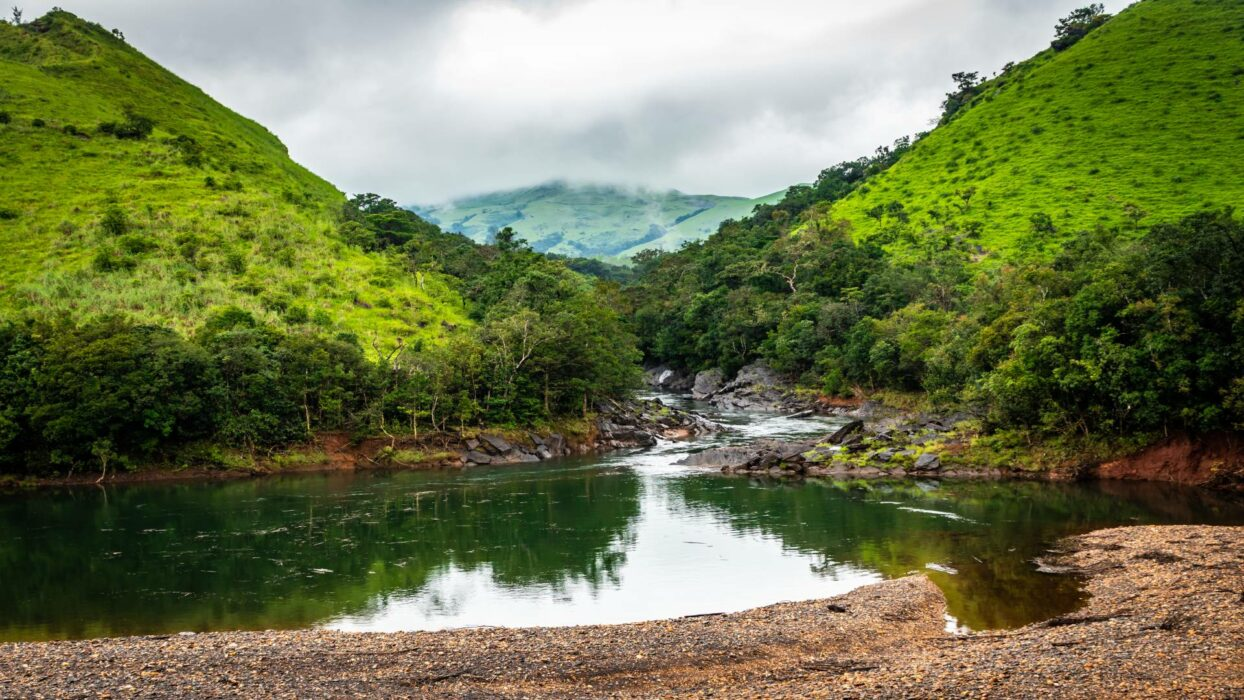
#> input picture sample-image.jpg, 1244 x 700 px
$ jupyter execute 04-gray-hsv.ipynb
#> lines starting #> are read from the running program, lines starting #| are printed output that depends on the picture
[cell 1]
import cv2
import numpy as np
import matplotlib.pyplot as plt

img = cv2.imread('sample-image.jpg')
#> img is the input picture: shape (700, 1244, 3); mean B, G, R 79.1, 118.5, 111.8

img_rgb = cv2.cvtColor(img, cv2.COLOR_BGR2RGB)

gray = cv2.cvtColor(img, cv2.COLOR_BGR2GRAY)

hsv = cv2.cvtColor(img, cv2.COLOR_BGR2HSV)
#> hsv: shape (700, 1244, 3); mean H, S, V 45, 129.8, 124.7

bgr = img.astype(float) / 255

K = 1 - np.max(bgr, axis=2)
C = (1 - bgr[..., 2] - K) / (1 - K + 1e-5)
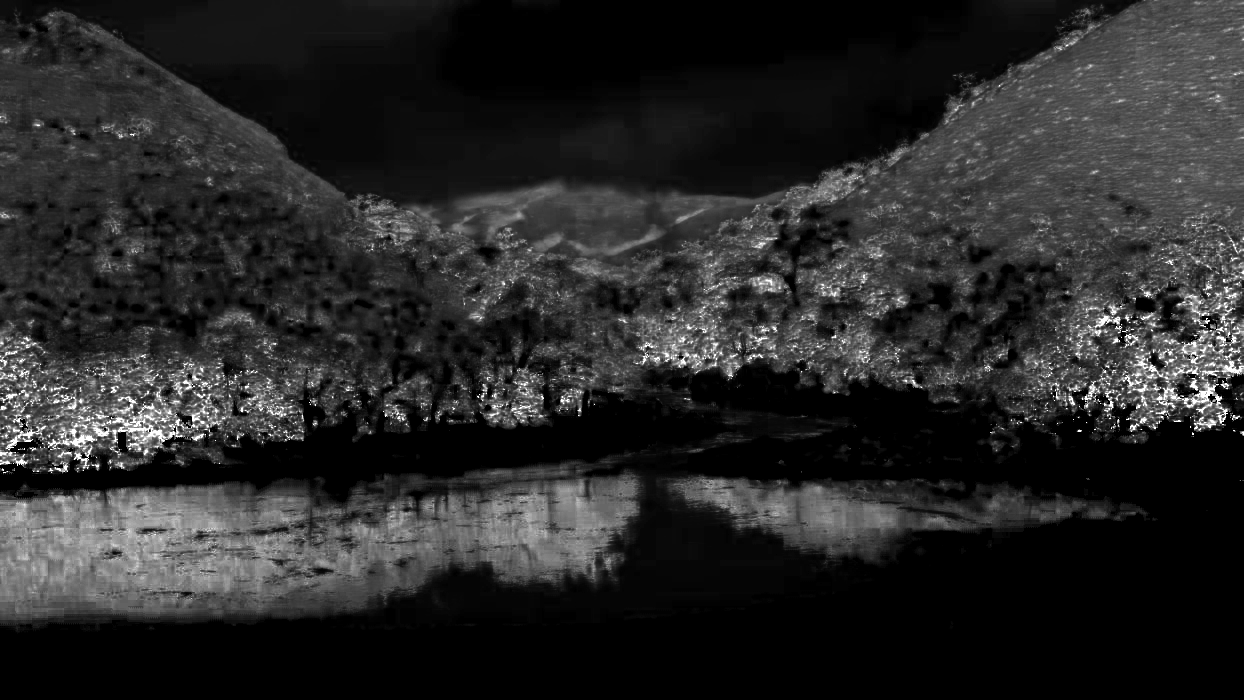
#> C: shape (700, 1244) float64; min 0, max 1, mean 0.159
M = (1 - bgr[..., 1] - K) / (1 - K + 1e-5)
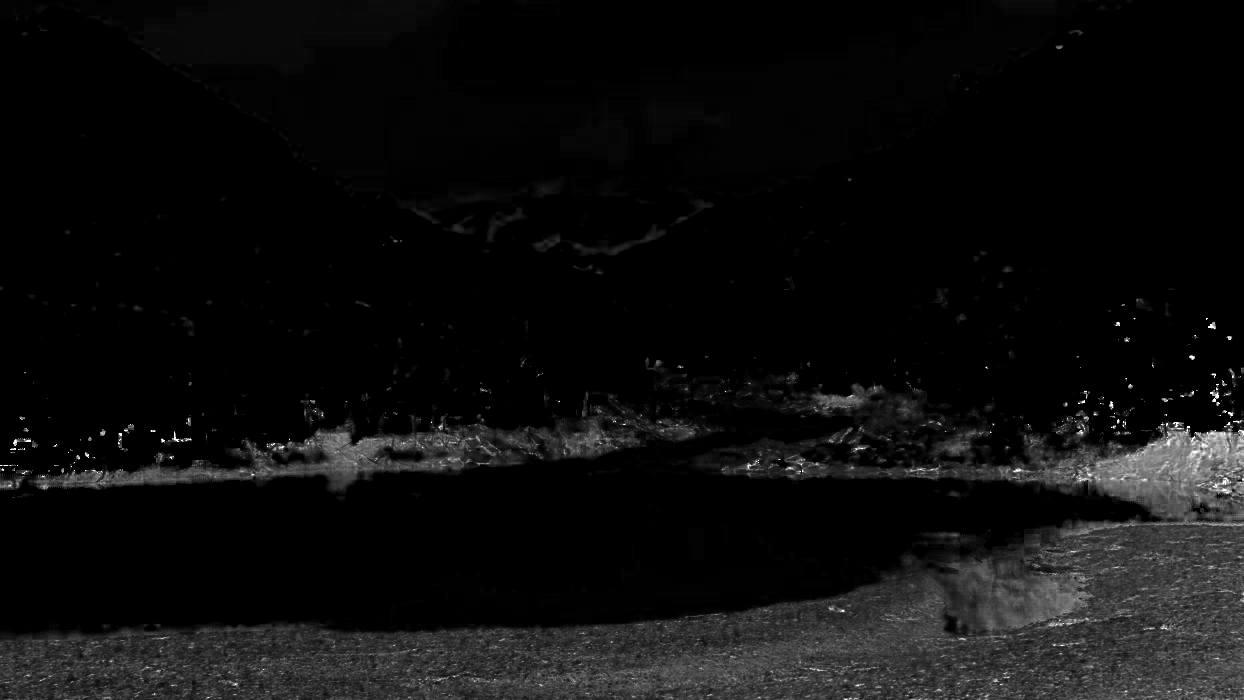
#> M: shape (700, 1244) float64; min 0, max 1, mean 0.0538
Y = (1 - bgr[..., 0] - K) / (1 - K + 1e-5)
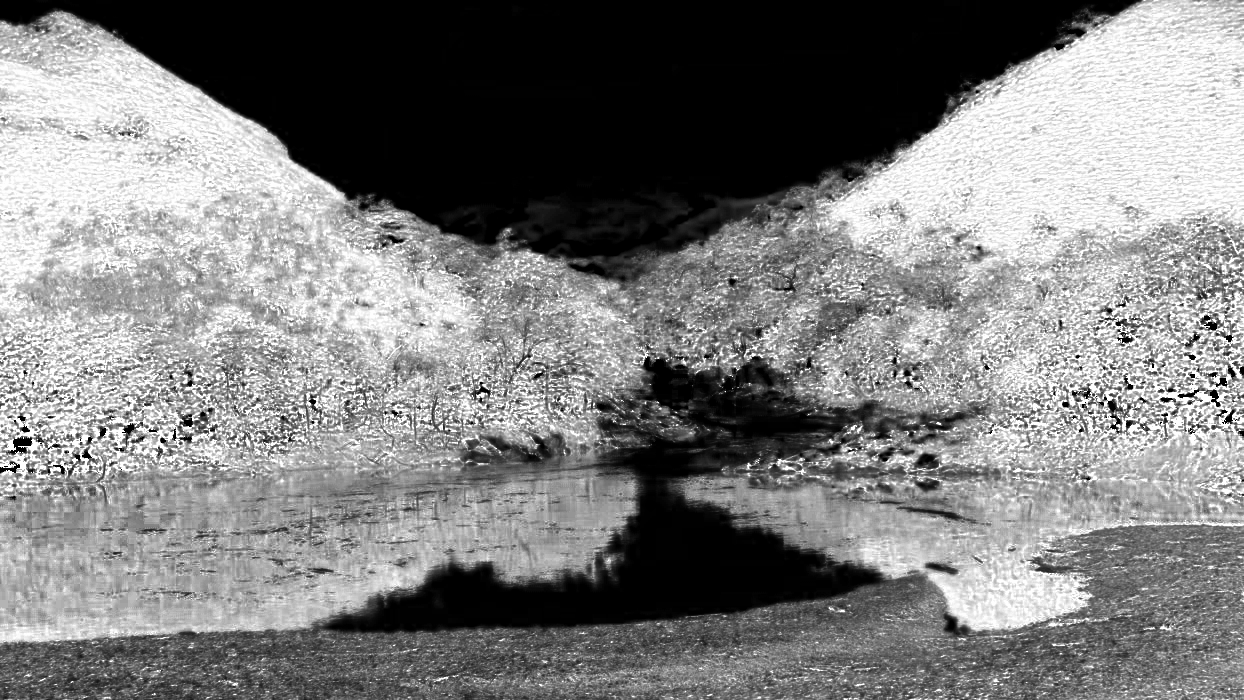
#> Y: shape (700, 1244) float64; min 0, max 1, mean 0.493
CMYK = np.stack((C, M, Y, K), axis=-1)
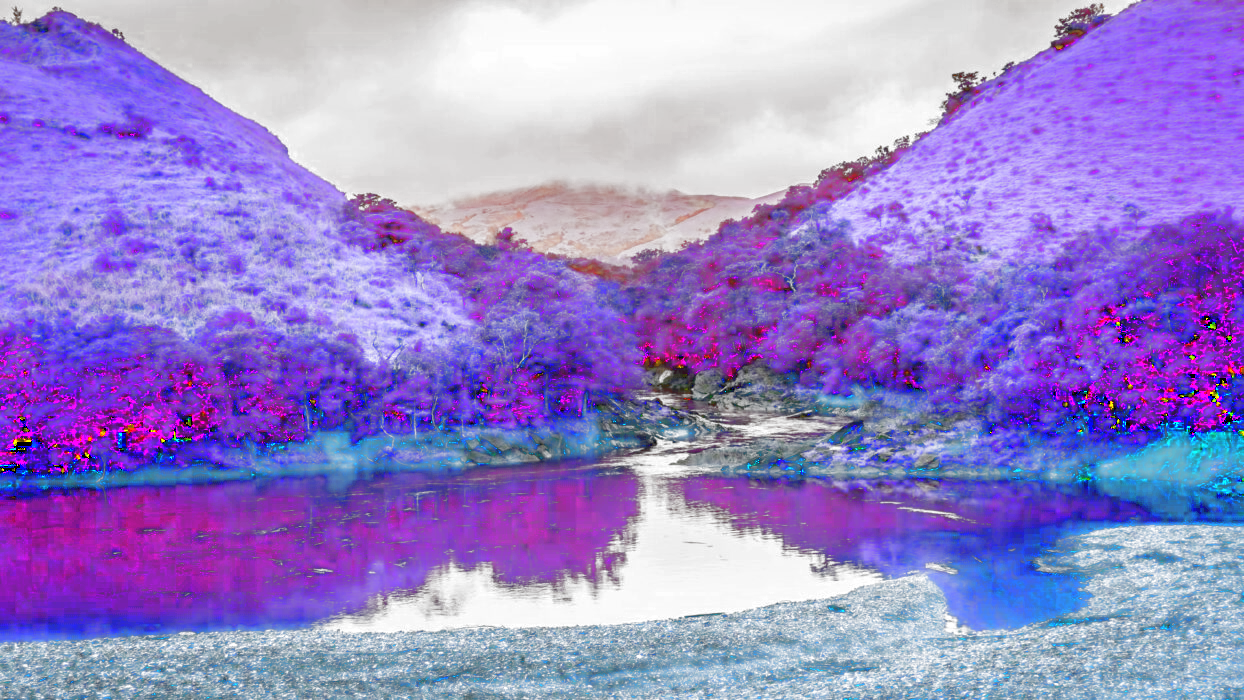
#> CMYK: shape (700, 1244, 4) float64; mean R, G, B, A 0.159, 0.0538, 0.493, 0.511; transparent parts drawn white

titles = ["original image", 'RGB', 'Grayscale', 'HSV', 'CMY (approx)']
images = [img, img_rgb, gray, cv2.cvtColor(hsv, cv2.COLOR_HSV2RGB), CMYK[..., :3]]

plt.figure(figsize=(12, 6))
for i in range(5):
    plt.subplot(2, 3, i + 1)
    plt.imshow(images[i], cmap='gray' if titles[i] == 'Grayscale' else None)
    plt.title(titles[i])
plt.axis('off')
plt.tight_layout()
plt.show()
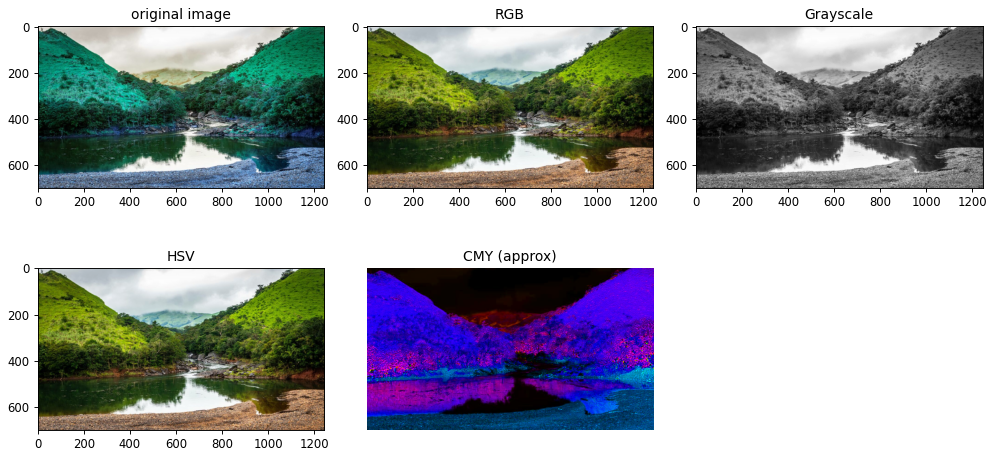
#> figure drawn by matplotlib, 5 panels; B, G, R data is drawn as R, G, B
